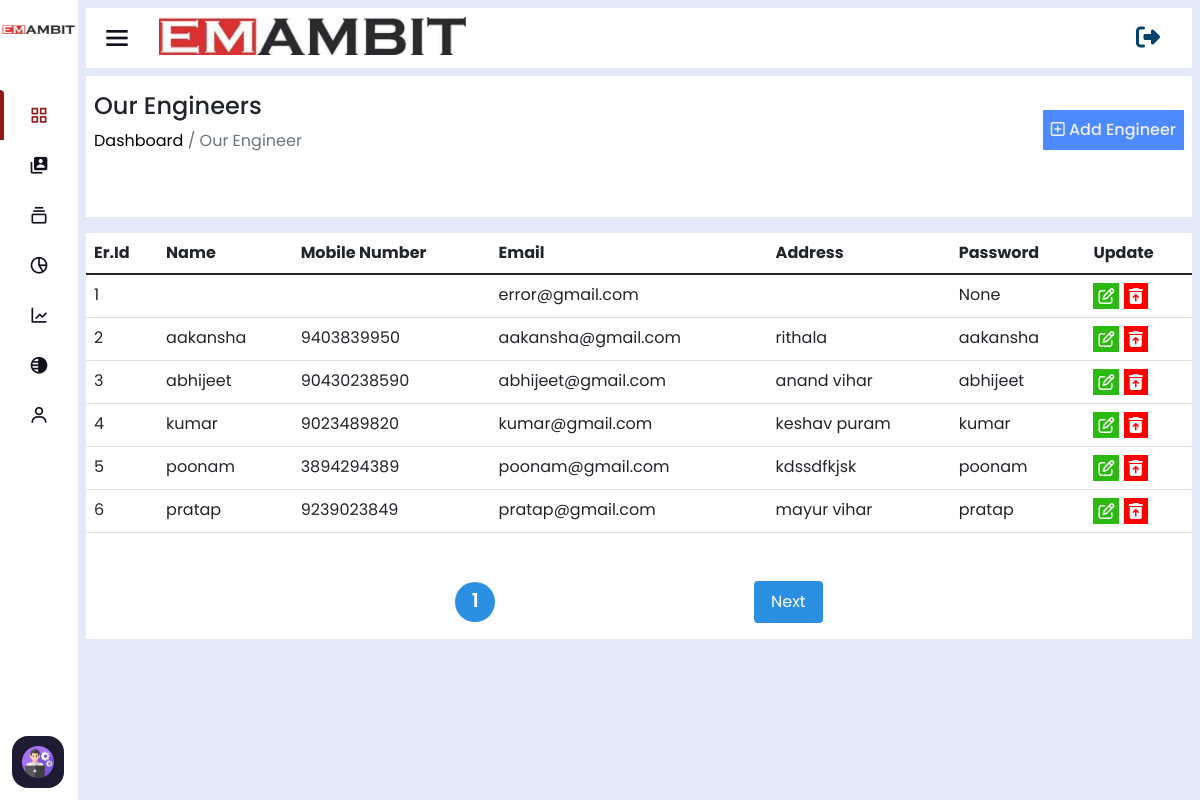
Page /manage-engineer/ (signed in) on the earlier database version.
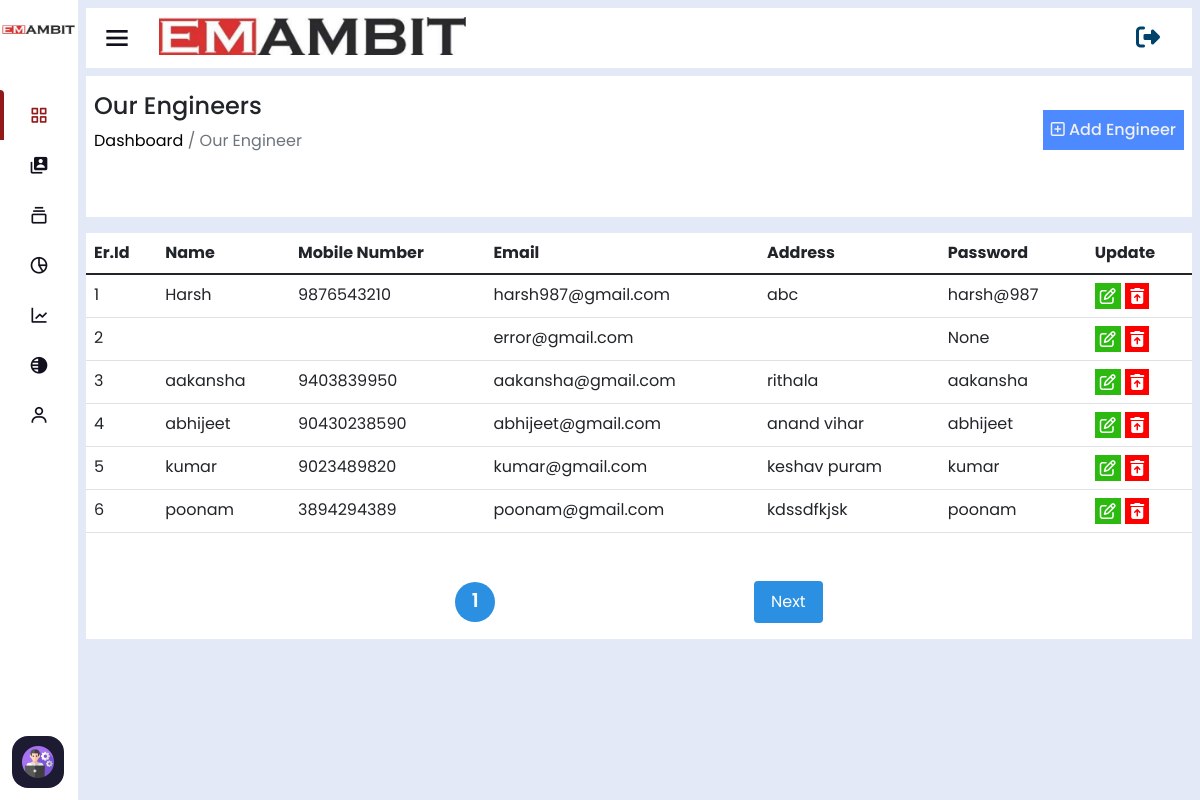
Same page on the later database version.
### home/models.py (models this page shows, shortened)
class CustomUser(AbstractUser):
    username = None
    email = models.EmailField(unique=True)
    user_phone = models.CharField(max_length=50,unique=True)
    user_address=models.CharField(max_length=50)
    user_gender=models.CharField(max_length=50)
    user_status=models.CharField(max_length=100,null=True,blank=True,default='Engineer')
    total_cost=models.IntegerField(default=0,null=True,blank=True)
    visible_password=models.CharField(max_length=254,null=True,blank=True)
    attendance_status=models.CharField(max_length=250,null=True,blank=True,default="A")
    USERNAME_FIELD = 'email'
    REQUIRED_FIELDS = []
    objects = CustomUserManager()

### home/views.py (the view)
# urls.py: path('manage-engineer/',manageEngineer_view),
@login_required(login_url='/login')
def manageEngineer_view(request):
    engineers=CustomUser.objects.filter(user_status="Engineer").order_by('-id')
    p = Paginator(engineers, 6)
    page_number = request.GET.get('page')
    try:
        page_obj = p.get_page(page_number)
    except PageNotAnInteger:
        page_obj = p.page(1)
    except EmptyPage:
        page_obj = p.page(p.num_pages)
    return render(request,'our-engineer.html',{'data':page_obj})

### home/templates/our-engineer.html (shortened to what this page needs)
<!DOCTYPE html>
<html lang="en" dir="ltr">
<head>
  {% include 'header-links.html' %}
</head>
<body>
  {% include 'header.html' %}
  {% if user.is_authenticated and user.is_superuser %}
  <section class="nav-section">
    {% include 'subtitle.html' %}
    <div class="breadcum">
      <div class="flex">
        <div>
          <h2>Our Engineers</h2>
          <p> <a href="/"> Dashboard</a> / Our Engineer</p>
        </div>
        <div class="assign-engineer-btn p-2">
          <a href="/add-engineer"><i class="fa-regular fa-square-plus"></i> Add Engineer</a>
        </div>
      </div>
    </div>
    <div class="assign-engineer-table overflow-auto editable-table" style="background: white;">
      <div class="row">
        <div class="col-md-12">
          <table class="table large-table">
            <thead>
              <tr>
                <th scope="col">Er.Id</th>
                <th scope="col">Name</th>
                <th scope="col">Mobile Number</th>
                <th scope="col">Email</th>
                <th scope="col">Address</th>
                <th scope="col">Password</th>
                <th scope="col">Update</th>
              </tr>
            </thead>
            <tbody>
              {% for i in data.object_list %}
              <tr>
                <td>{{forloop.counter}}</td>
                <td>{{i.first_name}}</td>
                <td>{{i.user_phone}}</td>
                <td>{{i.email}}</td>
                <td>{{i.user_address}}</td>
                <td>{{i.visible_password}}</td>
                <td>
                  <a href="/update-engineer/{{i.id}}"><i class="fa-regular fa-pen-to-square"></i></a>
                  <a href="/delete-engineer/{{i.id}}"><i class="fa-solid fa-trash-can-arrow-up"></i></a>
                </td>
              </tr>
              {% endfor %}
            </tbody>
          </table>
          <div class="pagination">
            <span class="num" >{{data.number}}</span>
            {%if data.has_next %}
                <a class="btn next" href="?page={{data.next_page_number}}">Next</a>
            {% endif %}
          </div>
        </div>
      </div>
    </div>
  </section>
  {% else %}
  <script>
      window.location.href='/page-note-found'
  </script>
  {% endif %}
</body>
</html>

Differences in the rows shown:
no longer on this page (row unchanged): CustomUser: first_name "pratap", user_phone "9239023849", email "pratap@gmail.com", user_address "mayur vihar", visible_password "pratap"
added CustomUser: first_name "Harsh", user_phone "9876543210", email "harsh987@gmail.com", user_address "abc", visible_password "harsh@987"
